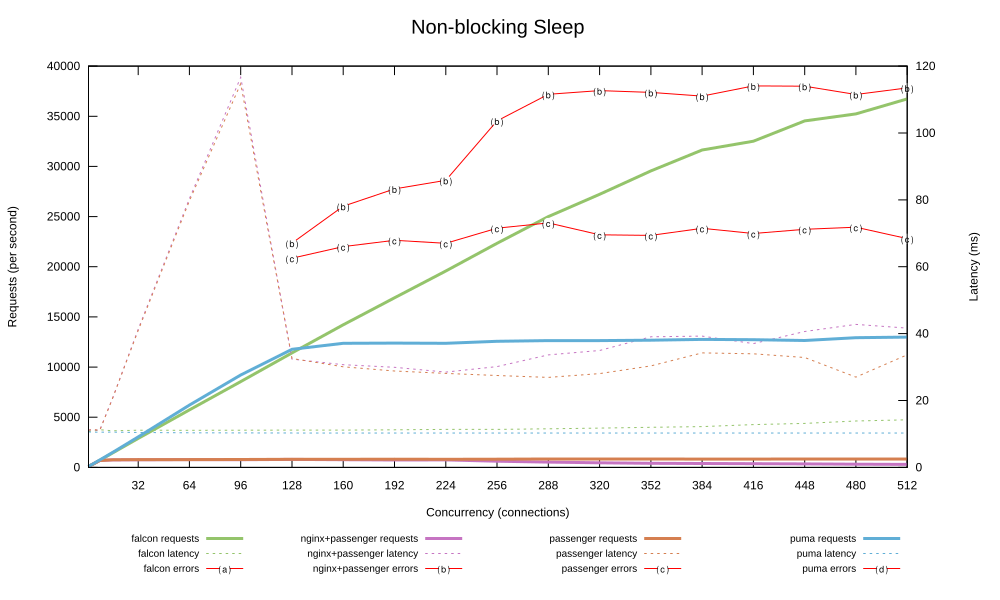

gnuplot code for this plot:

load 'general.gp'

set title "Non-blocking Sleep"
datafile = 'nonblocking.csv'

load 'plot.gp'
